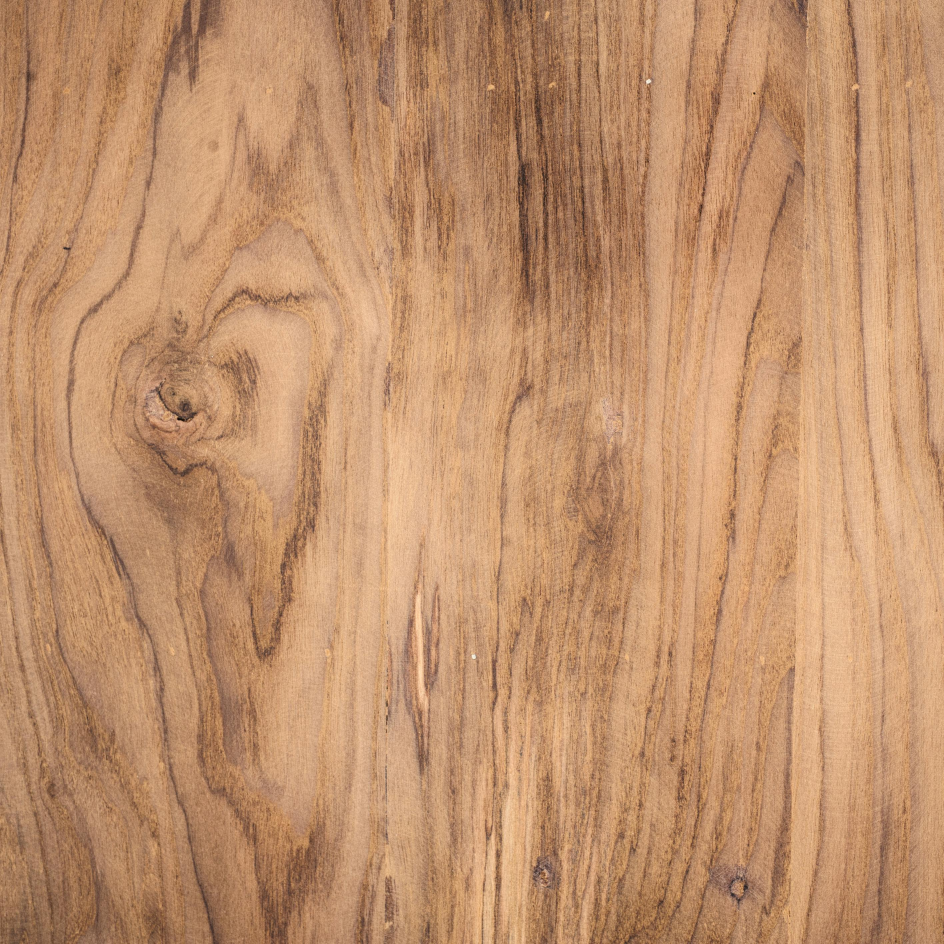
#> input picture backend/input.jpg, 2832 x 2832 px (shown at 1/3 size)
$ python main.py ../input.jpg
#> lines starting #> are read from the running program, lines starting #| are printed output that depends on the picture; after the words box and inside, x2 and y2 are one past the last pixel; in counts of white or black regions, pixels touching at a corner belong together
### backend/backend/texture_tool/advanced_seamless.py
import cv2
import numpy as np
import random

def generate_noise_mask(h, w, center_percent=0.6):
    """
    Generates an organic, cloud-like noise mask for blending.
    This avoids geometric transitions (sharp circles/squares).
    """
    mask = np.zeros((h, w), dtype=np.uint8)

    # 1. Start with a white center (the patch area)
    pad_y = int(h * (1 - center_percent) / 2)
    pad_x = int(w * (1 - center_percent) / 2)

    # Create a soft rectangular center
    cv2.rectangle(mask, (pad_x, pad_y), (w - pad_x, h - pad_y), 255, -1)

    # 2. Distort/Erode it with noise to make edges organic
    # We generate low-res noise and upscale it to get "cloudy" shapes
    noise_res = (w // 8, h // 8)
    noise = np.random.randint(0, 255, noise_res, dtype=np.uint8)
    noise = cv2.resize(noise, (w, h), interpolation=cv2.INTER_CUBIC)

    # Threshold noise to create holes/islands in the transition zone
    _, noise_thresh = cv2.threshold(noise, 128, 255, cv2.THRESH_BINARY)

    # Blend the noise into the mask edges
    # Blur the hard rectangle first
    mask = cv2.GaussianBlur(mask, (101, 101), 0)

    # Multiply/Combine with noise to break coherence
    # (Simple approach: Average them in the transition zone)
    mask = cv2.addWeighted(mask, 0.7, noise_thresh, 0.3, 0)

    # Re-normalize to binary-ish for seamlessClone mask (255 where src, 0 where dst)
    # White = Keep Patch (Original Center), Black = Keep Base (Offset Edges)
    _, final_mask = cv2.threshold(mask, 100, 255, cv2.THRESH_BINARY)

    # Final smooth to ensure valid domain for poisson
    # final_mask = cv2.GaussianBlur(final_mask, (5, 5), 0)

    return final_mask

def make_seamless(img, overlap_percent=0.25):
    """
    Pro-Grade Seamless Texture Generator.
    Uses 'Make it Tile' technique:
    1. Offset image (wrap mode).
    2. Overlay original image center (patch).
    3. Blend using Organic Noise Mask + Poisson Blending.
    """
    h, w = img.shape[:2]

    # 1. Base: Offset by 50% to hide original edges (they wrap around now)
    base = np.roll(img, (h // 2, w // 2), axis=(0, 1))

    # 2. Patch: One solid piece from the original (good interior)
    patch = img.copy()

    # 3. Mask: Organic Noise instead of Ellipse
    # The mask defines WHERE we see the PATCH.
    # We want the PATCH in the center (hide the offset seams).
    # We want the BASE at the edges (the seamless part).
    mask = generate_noise_mask(h, w, center_percent=0.75)

    center = (w // 2, h // 2)

    try:
        # NORMAL_CLONE allows the patch to overwrite the base structure more boldly,
        # obstructing the visible 'cross' seam from the offset base.
        # MIXED_CLONE sometimes ghosts if the contrast is high.
        # Let's try NORMAL_CLONE for "Opacity" style replacement, but with Poisson gradients.
        seamless = cv2.seamlessClone(patch, base, mask, center, cv2.NORMAL_CLONE)
    except Exception as e:
        print(f"Fallback: {e}")
        # Fallback: Alpha Blend if Poisson fails
        mask_f = mask.astype(np.float32) / 255.0
        mask_f = cv2.GaussianBlur(mask_f, (21, 21), 0) # Smooth transition
        if len(img.shape) == 3: mask_f = mask_f[..., None]
        seamless = (patch * mask_f + base * (1 - mask_f)).astype(np.uint8)

    return seamless

### backend/backend/main.py
import cv2
import sys
import numpy as np
import argparse
import os

from backend.texture_tool.advanced_seamless import make_seamless
from backend.texture_tool.lighting import correct_lighting
from backend.texture_tool.pbr import generate_maps

def tile_preview(img, tiles=2):
    return np.tile(img, (tiles, tiles, 1))

def main():
    parser = argparse.ArgumentParser(description="TexForge Backend Texture Tool")
    parser.add_argument("image_path", help="Path to the input image")
    parser.add_argument("--lighting", action="store_true", help="Apply lighting correction (delighting)")
    parser.add_argument("--pbr", action="store_true", help="Generate PBR maps (Normal, Roughness, Height, Metallic)")

    args = parser.parse_args()

    path = args.image_path
    if not os.path.exists(path):
        print(f"Error: Image not found at {path}")
        return

    img = cv2.imread(path)
#> img is the input picture: shape (2832, 2832, 3); mean B, G, R 108.8, 146, 192.9
    if img is None:
        print("Error: Could not read image.")
        return

    print(f"Processing: {path}")

    # 1. Pipeline: Lighting Correction (Optional)
    if args.lighting:
        print("Applying lighting correction...")
        img = correct_lighting(img)

    # 2. Pipeline: Make Seamless
    print("Generating seamless texture...")
    seamless = make_seamless(img)
#> in make_seamless, `base = np.roll(img, (h // 2, w // 2), axis=(0, 1))`:
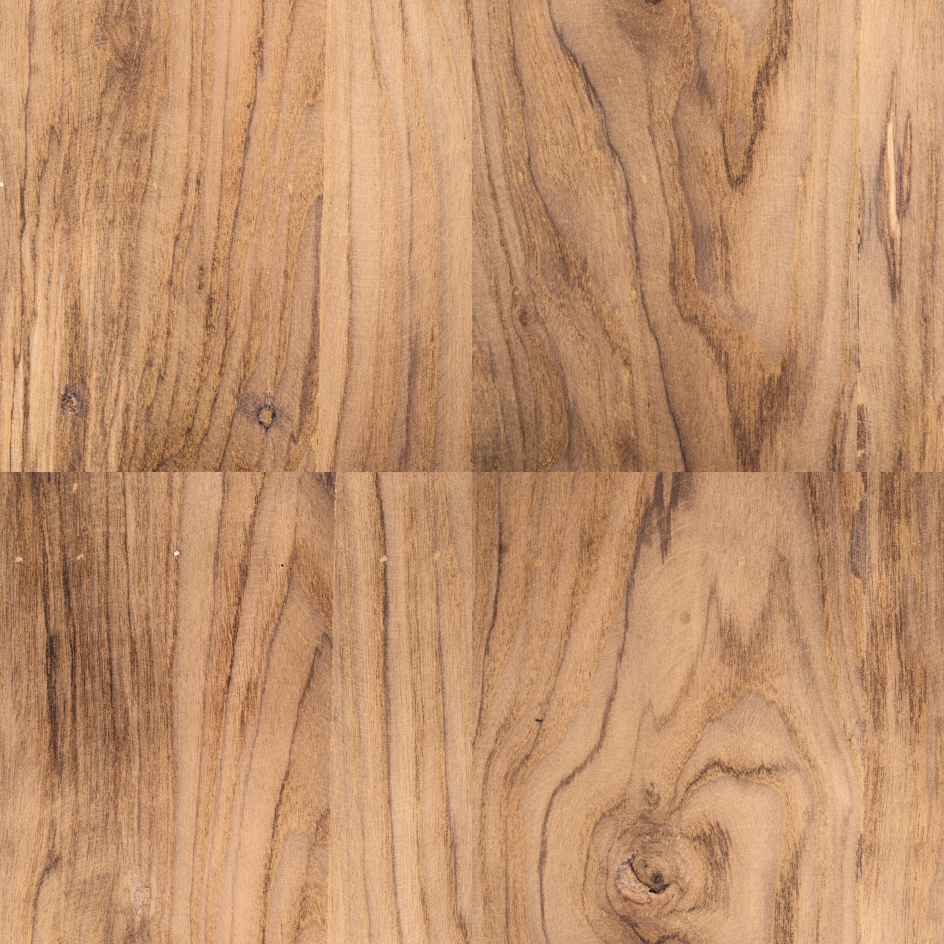
#> base: shape (2832, 2832, 3) (shown at 1/3 size); mean B, G, R 108.8, 146, 192.9
#> in generate_noise_mask, `cv2.rectangle(mask, (pad_x, pad_y), (w - pad_x, h - pad_y), 255, -1)`:
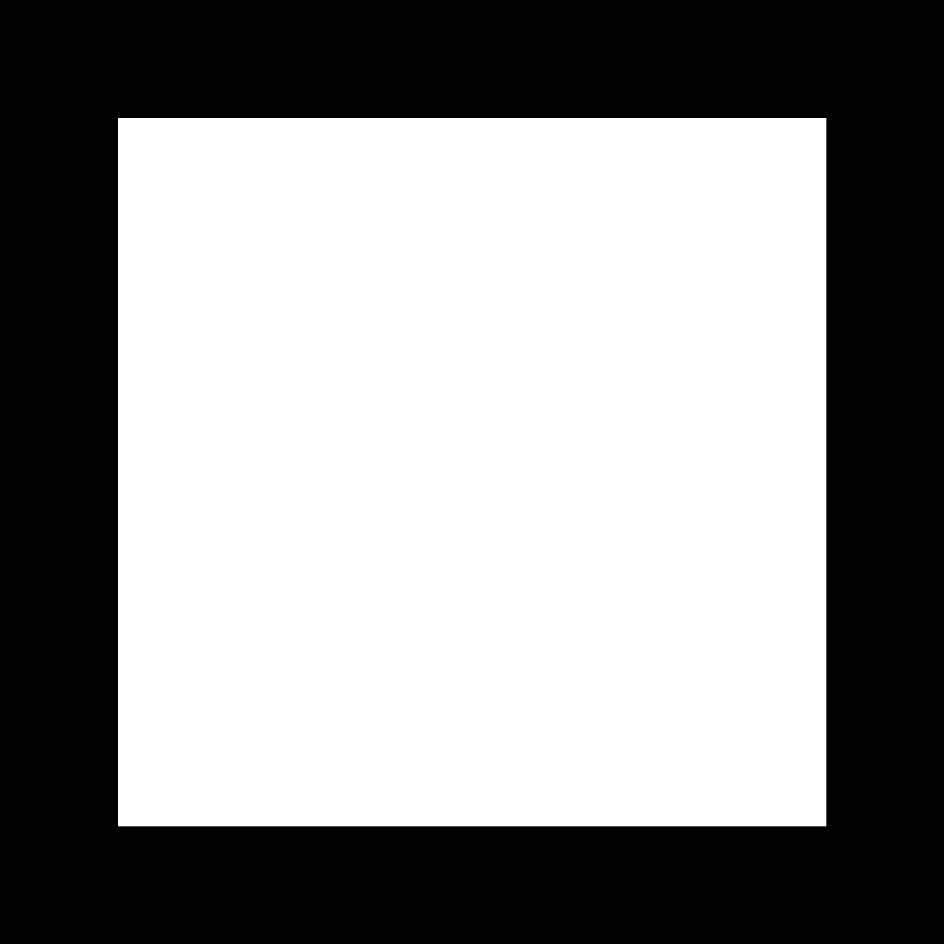
#> mask: shape (2832, 2832) (shown at 1/3 size); 56.3% white; 1 black region, box (x1, y1, x2, y2) and area: (0, 0, 2832, 2832) 3504599
#> in generate_noise_mask, `_, noise_thresh = cv2.threshold(noise, 128, 255, cv2.THRESH_BINARY)`:
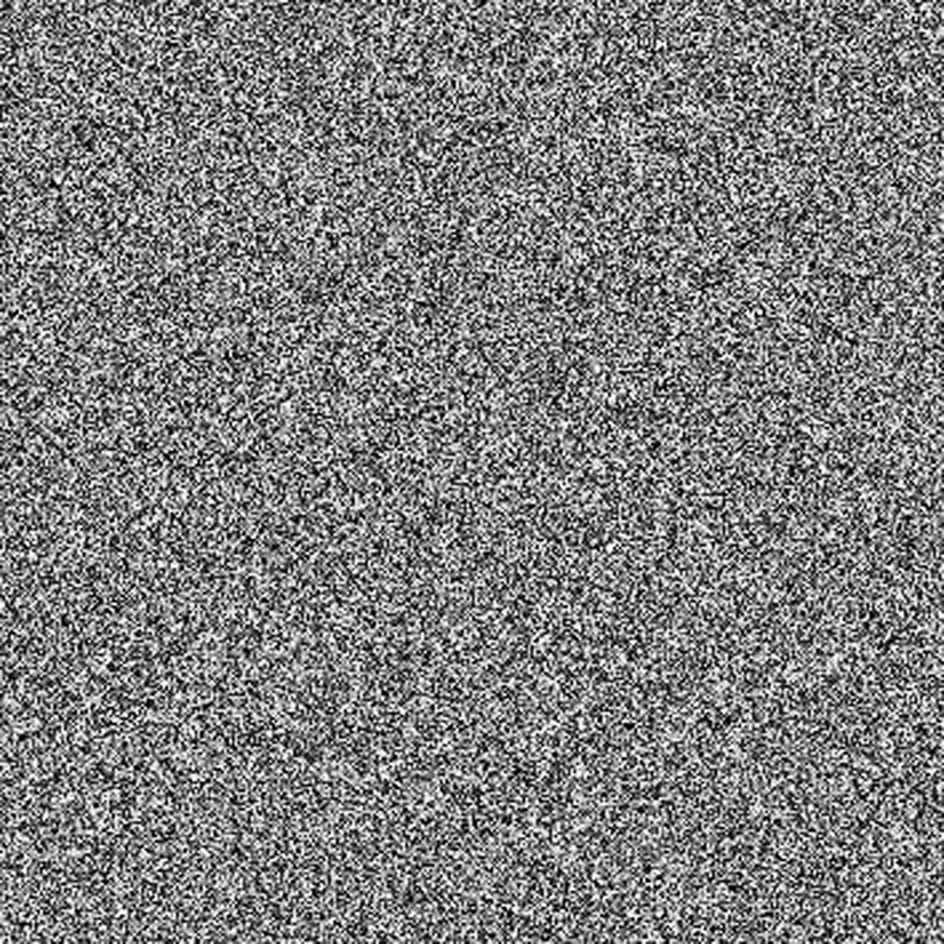
#> noise: shape (2832, 2832) (shown at 1/3 size); min 0, max 255, mean 126.8
#> in generate_noise_mask, `_, final_mask = cv2.threshold(mask, 100, 255, cv2.THRESH_BINARY)`:
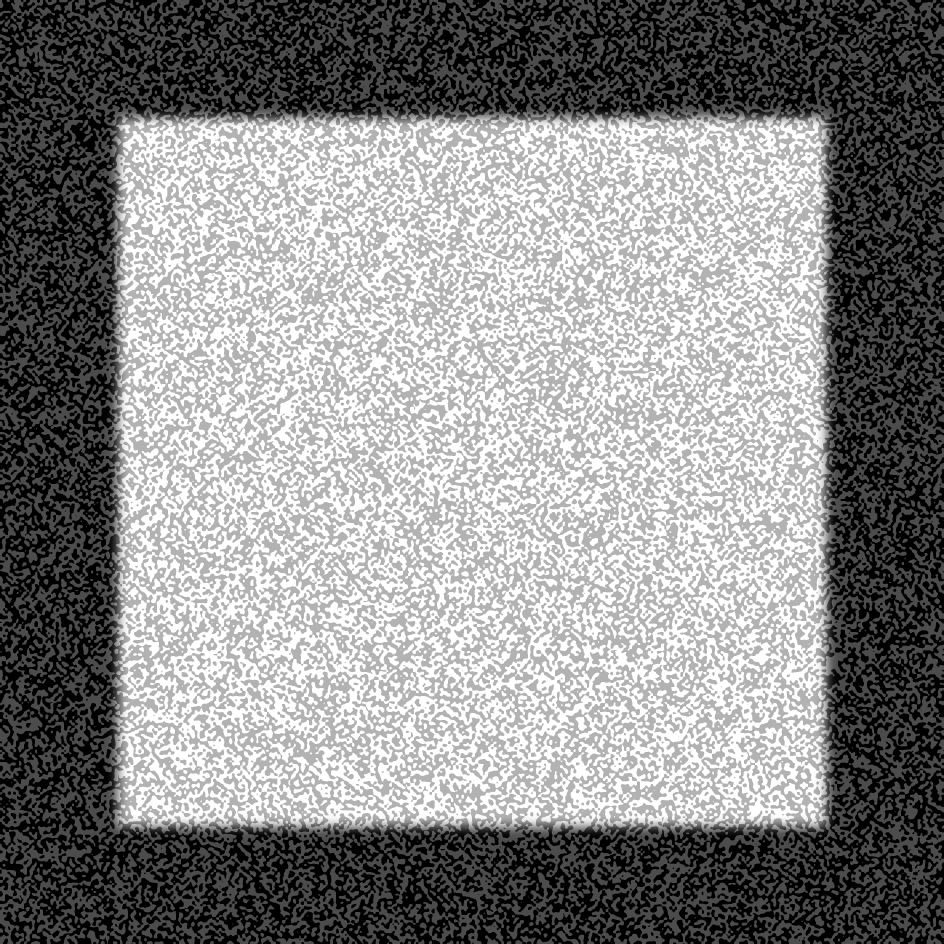
#> mask: shape (2832, 2832) (shown at 1/3 size); min 0, max 255, mean 137.8
#> in make_seamless, `seamless = cv2.seamlessClone(patch, base, mask, center, cv2.NORMAL_CLO..`:
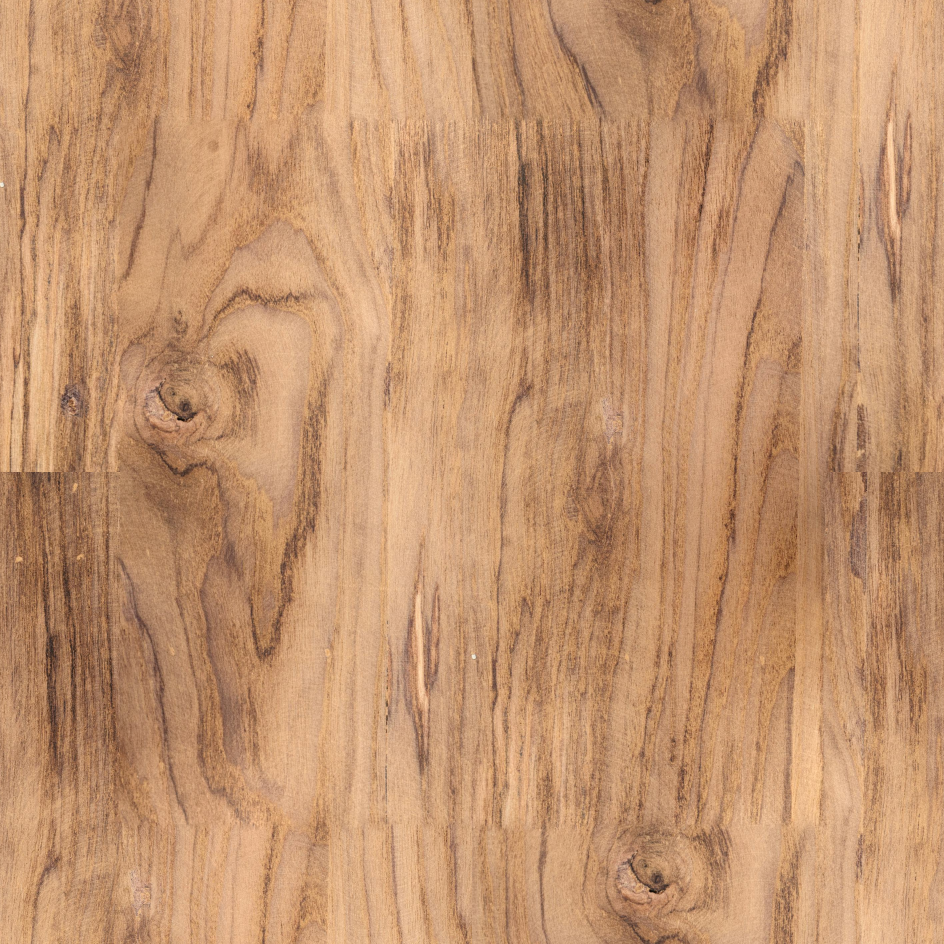
#> seamless: shape (2832, 2832, 3) (shown at 1/3 size); mean B, G, R 110.7, 148.2, 195.3
    cv2.imwrite("output_seamless.png", seamless)
    print("✅ output_seamless.png generated")

    # 3. Pipeline: Tiled Preview
    print("Generating preview...")
    tiled = tile_preview(seamless, 2)
    cv2.imwrite("output_tiled.png", tiled)
    print("✅ output_tiled.png generated")

    # 4. Pipeline: PBR Generation (Optional)
    if args.pbr:
        print("Generating PBR maps...")
        maps = generate_maps(seamless)
        for map_type, map_img in maps.items():
            out_name = f"output_{map_type}.png"
            cv2.imwrite(out_name, map_img)
            print(f"✅ {out_name} generated")

if __name__ == "__main__":
    main()
